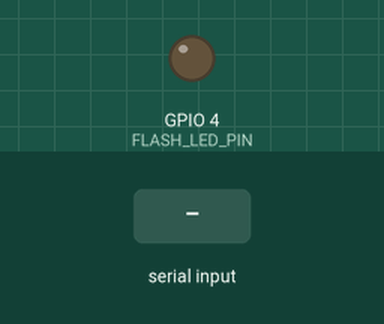
The sketch below on a simulated ESP32. On the bench: output pins drawn as LEDs (lit = HIGH). Inputs (shaded band) come from the test bench. WiFi joins after 1.5 s; servers stay silent unless stated; uploads are accepted with an empty reply; the camera gives no picture; what the sketch prints to the serial monitor is not drawn.

Above: at 9.3 s.
9.4 s: "CAPTURE\n" received over Serial
At 9.56 s:
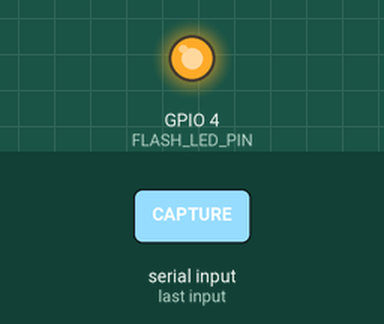
Timing chart, 0 to 12.4 s (numbered marks = the images above; inputs shaded):
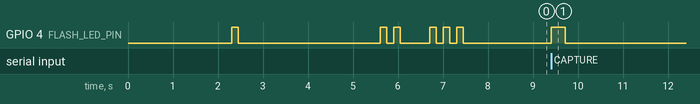

Measured:
- after the input at 9.4 s, GPIO 4 (FLASH_LED_PIN): LOW → HIGH at once, → LOW 0.32 s later

The sketch:

esp32cam_clean.ino
```cpp
/*
 * ============================================================
 *  AI-BASED SMART GARBAGE SEGREGATION BIN
 *  ESP32-CAM (AI-Thinker) — CLEAN UART0 VERSION
 *  Debug prints removed from Serial (UART0) since it shares
 *  the same wire as the CAPTURE command / result byte to Arduino.
 *  Flash LED blink patterns are used for status instead.
 * ============================================================
 */

#include "esp_camera.h"
#include <WiFi.h>
#include <HTTPClient.h>

const char* WIFI_SSID     = "Oppo Reno 11";
const char* WIFI_PASSWORD = "0123456789";
const char* SERVER_URL    = "http://10.201.203.12:5000/classify";
// UPDATE THIS IP after running ipconfig on laptop

#define FLASH_LED_PIN 4
#define PWDN_GPIO_NUM     32
#define RESET_GPIO_NUM    -1
#define XCLK_GPIO_NUM      0
#define SIOD_GPIO_NUM     26
#define SIOC_GPIO_NUM     27
#define Y9_GPIO_NUM       35
#define Y8_GPIO_NUM       34
#define Y7_GPIO_NUM       39
#define Y6_GPIO_NUM       36
#define Y5_GPIO_NUM       21
#define Y4_GPIO_NUM       19
#define Y3_GPIO_NUM       18
#define Y2_GPIO_NUM        5
#define VSYNC_GPIO_NUM    25
#define HREF_GPIO_NUM     23
#define PCLK_GPIO_NUM     22

bool cameraReady  = false;
bool wifiConnected = false;

void setup() {
  // Serial is UART0 — this is the ONLY thing allowed to write to it
  // besides the single result byte. No debug prints after this point.
  Serial.begin(9600);
  delay(2000);

  pinMode(FLASH_LED_PIN, OUTPUT);
  digitalWrite(FLASH_LED_PIN, LOW);

  cameraReady = initCamera();
  blinkStatus(cameraReady ? 1 : 5);   // 1 blink = camera OK, 5 = camera failed

  WiFi.mode(WIFI_STA);
  WiFi.disconnect(true);
  delay(1000);
  WiFi.begin(WIFI_SSID, WIFI_PASSWORD);
  int retries = 0;
  while (WiFi.status() != WL_CONNECTED && retries < 40) {
    delay(500);
    retries++;
  }
  wifiConnected = (WiFi.status() == WL_CONNECTED);
  blinkStatus(wifiConnected ? 2 : 5);  // 2 blinks = WiFi OK, 5 = WiFi failed

  blinkStatus(3);  // 3 blinks = setup complete, ready
}

void loop() {
  if (Serial.available()) {
    String cmd = Serial.readStringUntil('\n');
    cmd.trim();

    if (cmd == "CAPTURE") {
      char result = captureAndClassify();
      // ONLY this single byte goes to Arduino — nothing else on Serial.
      Serial.write(result);
      Serial.flush();
    }
  }
}

char captureAndClassify() {
  if (!cameraReady || !wifiConnected) {
    blinkStatus(4);  // 4 blinks = not ready, returning fallback
    return '9';
  }

  digitalWrite(FLASH_LED_PIN, HIGH);
  delay(150);
  camera_fb_t* discard = esp_camera_fb_get();
  if (discard) esp_camera_fb_return(discard);
  delay(50);
  camera_fb_t* fb = esp_camera_fb_get();
  digitalWrite(FLASH_LED_PIN, LOW);

  if (!fb) {
    blinkStatus(4);
    return '9';
  }

  HTTPClient http;
  http.begin(SERVER_URL);
  http.addHeader("Content-Type", "image/jpeg");
  http.setTimeout(8000);
  int httpCode = http.POST(fb->buf, fb->len);
  esp_camera_fb_return(fb);

  char result = '9';
  if (httpCode == 200) {
    String response = http.getString();
    response.trim();
    if (response.length() == 1) {
      char c = response[0];
      if ((c >= '0' && c <= '4') || c == '9') {
        result = c;
      }
    }
  }
  http.end();
  return result;
}

bool initCamera() {
  camera_config_t config;
  config.ledc_channel = LEDC_CHANNEL_0; config.ledc_timer = LEDC_TIMER_0;
  config.pin_d0=Y2_GPIO_NUM; config.pin_d1=Y3_GPIO_NUM; config.pin_d2=Y4_GPIO_NUM;
  config.pin_d3=Y5_GPIO_NUM; config.pin_d4=Y6_GPIO_NUM; config.pin_d5=Y7_GPIO_NUM;
  config.pin_d6=Y8_GPIO_NUM; config.pin_d7=Y9_GPIO_NUM;
  config.pin_xclk=XCLK_GPIO_NUM; config.pin_pclk=PCLK_GPIO_NUM;
  config.pin_vsync=VSYNC_GPIO_NUM; config.pin_href=HREF_GPIO_NUM;
  config.pin_sscb_sda=SIOD_GPIO_NUM; config.pin_sscb_scl=SIOC_GPIO_NUM;
  config.pin_pwdn=PWDN_GPIO_NUM; config.pin_reset=RESET_GPIO_NUM;
  config.xclk_freq_hz=20000000; config.pixel_format=PIXFORMAT_JPEG;
  config.frame_size=FRAMESIZE_QVGA; config.jpeg_quality=12; config.fb_count=1;
  esp_err_t err = esp_camera_init(&config);
  return (err == ESP_OK);
}

// Blinks the flash LED N times as a status code, since Serial can't
// carry debug text without corrupting the Arduino link.
void blinkStatus(int times) {
  for (int i = 0; i < times; i++) {
    digitalWrite(FLASH_LED_PIN, HIGH);
    delay(150);
    digitalWrite(FLASH_LED_PIN, LOW);
    delay(150);
  }
  delay(500);
}
```
